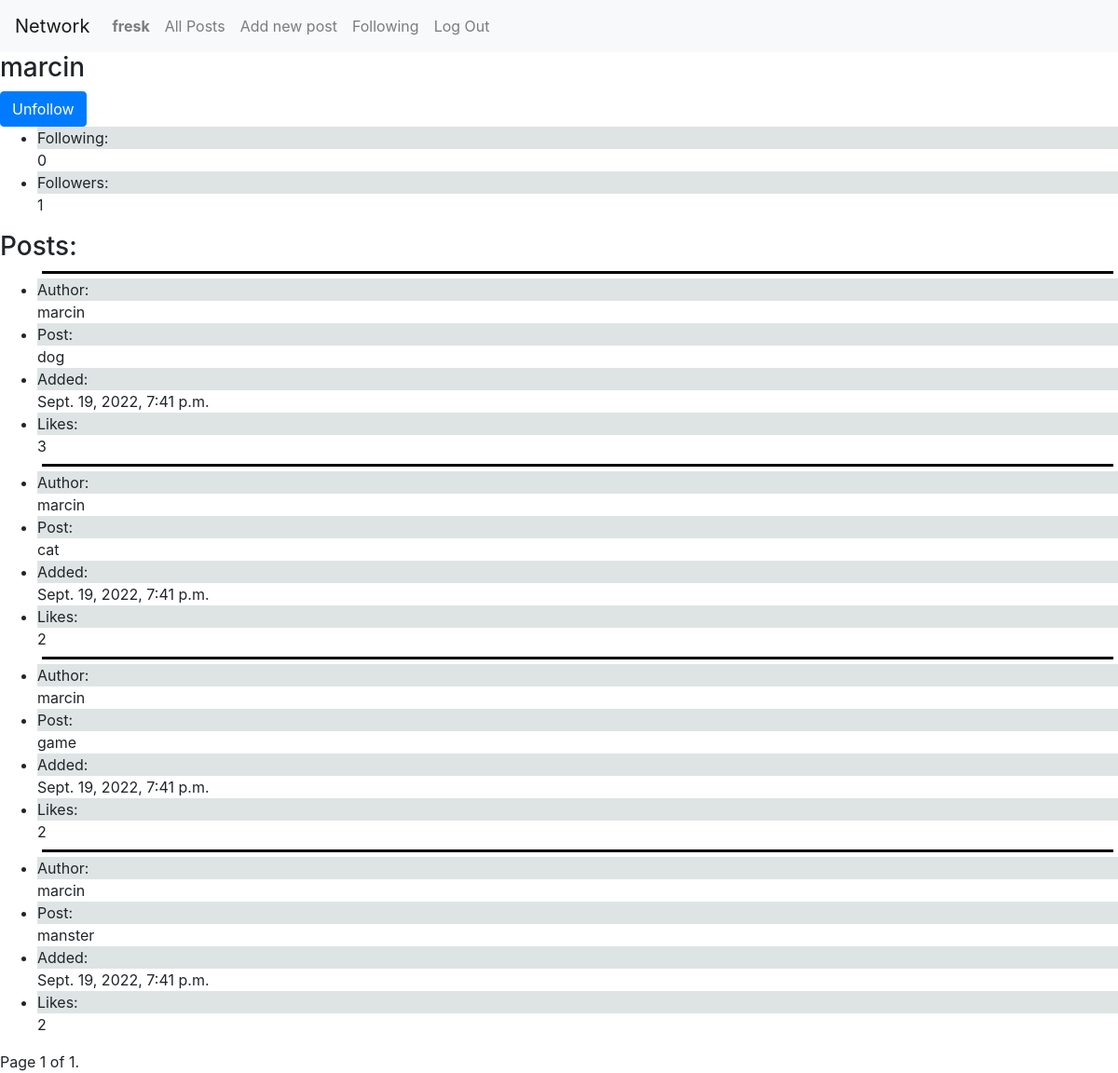
The page /profile/2 (signed in) on the database its author committed.
### network/models.py (models this page shows, shortened)
class User(AbstractUser):
    followers_number = models.IntegerField(default=0)
    following_number = models.IntegerField(default=0)
    followers = models.ManyToManyField("self", blank=True, symmetrical=False, related_name="u_followers")
    following = models.ManyToManyField("self", blank=True,  symmetrical=False, related_name="u_following")

class New_post(models.Model):
    poster = models.ForeignKey(User, on_delete=models.CASCADE, related_name="poster")
    post = models.TextField(max_length=500)
    date = models.DateTimeField(auto_now_add=True)
    likes = models.IntegerField(default=0)
    u_likes = models.ManyToManyField(User, blank=True, related_name="u_likes")

### network/views.py (the view, shortened to what this page needs)
# urls.py: path("profile/<int:user_id>", views.profile, name="profile"),
def profile(request, user_id):
    profile = User.objects.get(id=user_id)
    posts = list(reversed(New_post.objects.all().filter(poster=profile.id)))
    user = User.objects.get(id=request.user.id)
    paginator = Paginator(posts, 10)
    page_number = request.GET.get('page')
    page_obj = paginator.get_page(page_number)
    return render(request, "network/profile.html", {
        "profile": profile,
        "page_obj": page_obj,
        "page_number": page_number
    })

### network/templates/network/profile.html (shortened to what this page needs)
{% extends "network/layout.html" %}
{% block body %}
    <h3>{{ profile.username }}</h3>
    {% if profile.username != user.username %}
        {% if profile in user.following.all %}
        <form action="{% url 'profile' profile.id %}" method="post">
            <input class="btn btn-primary" type="submit" value="Unfollow" name="unfollow">
        </form>
        {% else %}
        <form action="{% url 'profile' profile.id %}" method="post">
            {% csrf_token %}
            <input class="btn btn-primary" type="submit" value="Follow" name="follow">
        </form>
        {% endif %}
    {% endif %}
    <ul>
        <li><div class="grey">Following:</div>{{ profile.following_number }}</li>
        <li><div class="grey">Followers:</div>{{ profile.followers_number }}</li>
    </ul>
    <h3>Posts:</h3>
    <ul>
        {% for post in page_obj %}
            <div class="line"></div>
            <div>
                <li><div class="grey">Author:</div>{{ post.poster }}</li>
                <li><div class="grey">Post:</div>{{ post.post }}</li>
                <li><div class="grey">Added:</div>{{ post.date }}</li>
                <li><div class="grey">Likes:</div>{{ post.likes }}</li>
                {% empty %}
                <li>No current posts</li>
            </div>
            {% endfor %}
    </ul>
    <div class="pagination">
        <span class="step-links">
            <span class="current">
                Page {{ page_obj.number }} of {{ page_obj.paginator.num_pages }}.
            </span>
        </span>
    </div>
{% endblock %}

### network/templates/network/layout.html (shortened to what this page needs)
{% load static %}
<!DOCTYPE html>
<html lang="en">
    <head>
        <link rel="stylesheet" href="https://stackpath.bootstrapcdn.com/bootstrap/4.4.1/css/bootstrap.min.css">
        <link href="{% static 'network/styles.css' %}" rel="stylesheet">
    </head>
    <body>
        <nav class="navbar navbar-expand-lg navbar-light bg-light">
            <a class="navbar-brand" href="#">Network</a>
            <div>
              <ul class="navbar-nav mr-auto">
                {% if user.is_authenticated %}
                    <li class="nav-item">
                        <a class="nav-link" href="{% url 'profile' user.id %}"><strong>{{ user.username }}</strong></a>
                    </li>
                {% endif %}
                <li class="nav-item">
                  <a class="nav-link" href="{% url 'index' %}">All Posts</a>
                </li>
                {% if user.is_authenticated %}
                    <li class="nav-item">
                        <a class="nav-link" href="{% url 'new_post' %}">Add new post</a>
                    </li>
                    <li class="nav-item">
                        <a class="nav-link" href="{% url 'following' %}">Following</a>
                    </li>
                    <li class="nav-item">
                        <a class="nav-link" href="{% url 'logout' %}">Log Out</a>
                    </li>
                {% endif %}
              </ul>
            </div>
          </nav>
        <div class="body">
            {% block body %}
            {% endblock %}
        </div>
    </body>
</html>

### network/static/network/styles.css (style rules this page uses)
.line { border-bottom: 3px solid black; height: 5px; margin: 5px; }
.grey { background-color: rgba(210, 218, 218, 0.733); }

### rows shown on the page
User: username "fresk"
User: username "marcin", following_number "0", followers_number "1"
New_post: poster "marcin", post "dog", date "Sept. 19, 2022, 7:41 p.m.", likes "3"
New_post: poster "marcin", post "cat", date "Sept. 19, 2022, 7:41 p.m.", likes "2"
New_post: poster "marcin", post "game", date "Sept. 19, 2022, 7:41 p.m.", likes "2"
New_post: poster "marcin", post "manster", date "Sept. 19, 2022, 7:41 p.m.", likes "2"

### other values the page prints
{{ page_obj.number }} "1"
{{ page_obj.paginator.num_pages }} "1"
